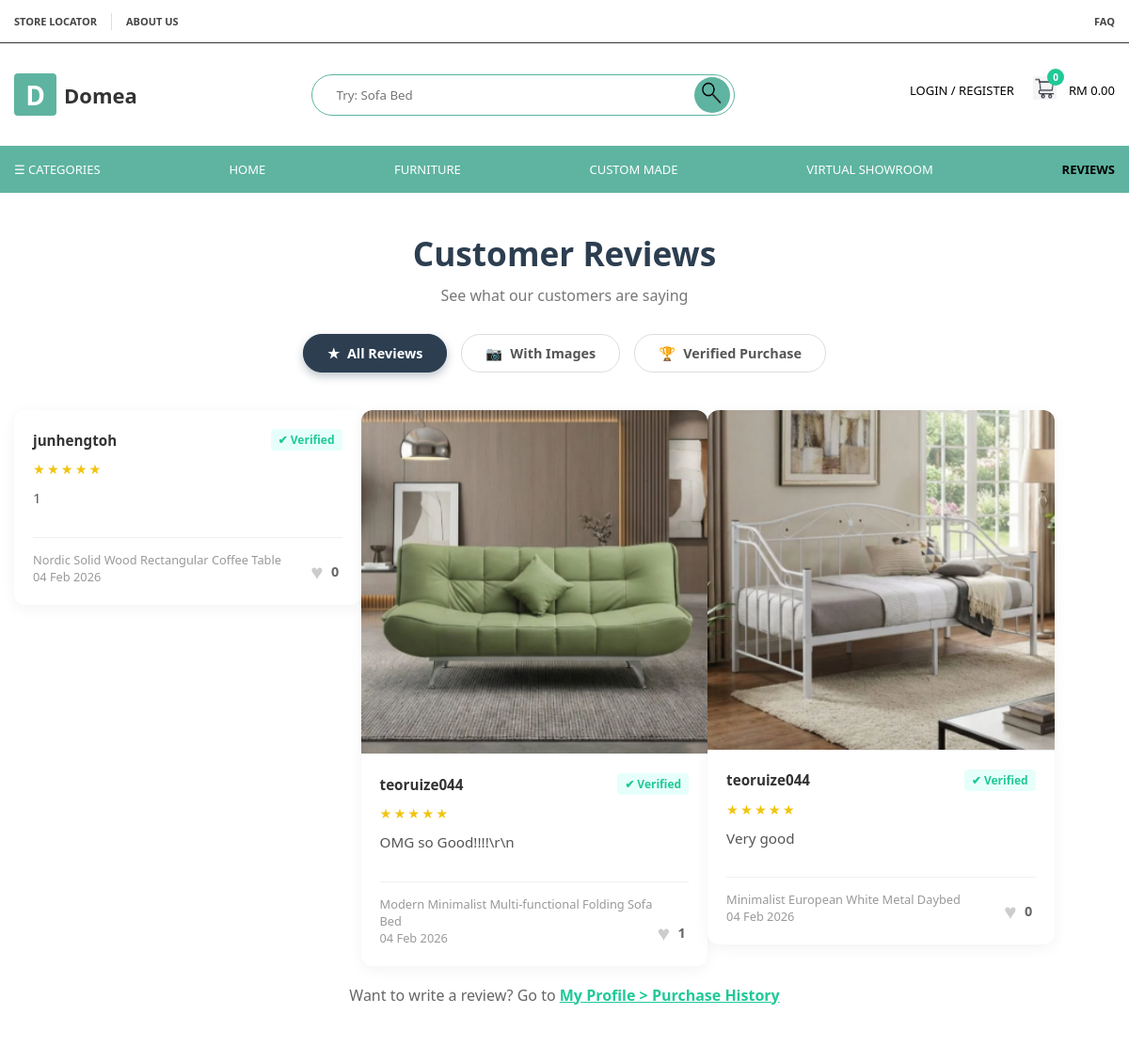
The app's page /REVIEWS.php with its own data.
### tables this page shows
CREATE TABLE `reviews` (
  `review_id` int(11) NOT NULL,
  `user_id` int(11) NOT NULL,
  `product_id` int(11) NOT NULL,
  `rating` int(1) NOT NULL,
  `comment` text DEFAULT NULL,
  `image_url` varchar(255) DEFAULT NULL,
  `is_visible` tinyint(1) DEFAULT 1,
  `created_at` timestamp NOT NULL DEFAULT current_timestamp()
);

CREATE TABLE `users` (
  `user_id` int(11) NOT NULL,
  `username` varchar(50) NOT NULL,
  `email` varchar(100) NOT NULL,
  `password` varchar(255) NOT NULL,
  `phone` varchar(20) DEFAULT NULL,
  `address` text DEFAULT NULL,
  `profile_image` varchar(255) DEFAULT 'default_user.png',
  `role` enum('customer','admin') DEFAULT 'customer',
  `account_status` enum('Active','Banned') DEFAULT 'Active',
  `is_deleted` tinyint(1) DEFAULT 0,
  `created_at` timestamp NOT NULL DEFAULT current_timestamp(),
  `street_1` varchar(255) DEFAULT NULL,
  `street_2` varchar(255) DEFAULT NULL,
  `city` varchar(100) DEFAULT NULL,
  `state` varchar(100) DEFAULT NULL,
  `postcode` varchar(20) DEFAULT NULL
);

CREATE TABLE `products` (
  `product_id` int(11) NOT NULL,
  `category_id` int(11) NOT NULL,
  `product_name` varchar(255) NOT NULL,
  `description` text DEFAULT NULL,
  `price` decimal(10,2) NOT NULL DEFAULT 0.00,
  `stock_quantity` int(11) DEFAULT 0,
  `product_image` varchar(255) DEFAULT 'default_product.png',
  `image_gallery_1` varchar(255) DEFAULT NULL,
  `image_gallery_2` varchar(255) DEFAULT NULL,
  `image_gallery_3` varchar(255) DEFAULT NULL,
  `status` enum('Active','Inactive') DEFAULT 'Active',
  `created_at` timestamp NOT NULL DEFAULT current_timestamp(),
  `brand` varchar(100) DEFAULT NULL,
  `tags` varchar(255) DEFAULT NULL,
  `compare_at_price` decimal(10,2) DEFAULT 0.00,
  `cost_price` decimal(10,2) DEFAULT 0.00,
  `sku` varchar(50) DEFAULT NULL,
  `low_stock_alert` int(11) DEFAULT 5,
  `variants_color` varchar(100) DEFAULT NULL,
  `variants_size` varchar(100) DEFAULT NULL,
  `variants_material` varchar(100) DEFAULT NULL,
  `weight` decimal(10,2) DEFAULT 0.00,
  `dimensions` varchar(50) DEFAULT NULL
);

### REVIEWS.php (the view, shortened to what this page needs)
<?php
$current_user_id = isset($_SESSION['user_id']) ? $_SESSION['user_id'] : 0;
$filter = isset($_GET['filter']) ? $_GET['filter'] : 'all';
$where_clause = "WHERE r.is_visible = 1";
?>
<!DOCTYPE html>
<html lang="en">
<head>
    <link rel="stylesheet" href="style.css">
</head>
<body>
    <?php include 'navbar.php'; ?>
    <div class="page-content">
        <div class="container">
            <div class="page-header">
                <h1>Customer Reviews</h1>
                <p style="color:#777;">See what our customers are saying</p>
            </div>
            <div class="filter-bar">
                <a href="?filter=all" class="filter-btn <?php echo $filter=='all'?'active':''; ?>">
                    <span>★</span> All Reviews
                </a>
                <a href="?filter=images" class="filter-btn <?php echo $filter=='images'?'active':''; ?>">
                    <span>📷</span> With Images
                </a>
                <a href="?filter=verified" class="filter-btn <?php echo $filter=='verified'?'active':''; ?>">
                    <span>🏆</span> Verified Purchase
                </a>
            </div>
            <div class="reviews-grid">
                <?php
                $sql = "SELECT r.*, u.username, p.product_name,
                               (SELECT COUNT(*) FROM review_likes WHERE review_id = r.review_id) as like_count,
                               (SELECT COUNT(*) FROM review_likes WHERE review_id = r.review_id AND user_id = $current_user_id) as is_liked
                        FROM reviews r
                        JOIN users u ON r.user_id = u.user_id
                        JOIN products p ON r.product_id = p.product_id
                        $where_clause
                        ORDER BY r.created_at DESC";
                $result = $conn->query($sql);
                if ($result && $result->num_rows > 0) {
                    while($row = $result->fetch_assoc()) {
                        $star_str = str_repeat("★", $row['rating']) . str_repeat("☆", 5 - $row['rating']);
                        $liked_class = ($row['is_liked'] > 0) ? 'liked' : '';
                        ?>
                        <div class="review-card">
                            <?php if (!empty($row['image_url'])): ?>
                                <img src="<?php echo $row['image_url']; ?>" class="card-img-top" alt="Review Image">
                            <?php endif; ?>
                            <div class="card-body">
                                <div class="user-info">
                                    <span class="user-name"><?php echo htmlspecialchars($row['username']); ?></span>
                                    <span class="verified-badge">✔ Verified</span>
                                </div>
                                <div class="stars"><?php echo $star_str; ?></div>
                                <div class="review-text">
                                    <?php echo nl2br(htmlspecialchars($row['comment'])); ?>
                                </div>
                                <div class="review-footer">
                                    <div class="product-meta">
                                        <?php echo htmlspecialchars($row['product_name']); ?> <br>
                                        <?php echo date('d M Y', strtotime($row['created_at'])); ?>
                                    </div>
                                    <div class="like-section" onclick="toggleLike(this, <?php echo $row['review_id']; ?>)">
                                        <div class="heart-icon <?php echo $liked_class; ?>">♥</div>
                                        <div class="like-count"><?php echo $row['like_count']; ?></div>
                                    </div>
                                </div>
                            </div>
                        </div>
                        <?php
                    }
                } else {
                    echo "<p style='text-align:center; color:#999; width: 100%; padding: 50px;'>No reviews found.</p>";
                }
                ?>
            </div>
            <div style="text-align:center; margin-top:60px; color:#666; clear:both;">
                <p>Want to write a review? Go to <a href="USER-DASHBOARD.php" style="color:#20c997; font-weight:bold;">My Profile > Purchase History</a></p>
            </div>
        </div>
    </div>
</body>
</html>

### style.css (style rules this page uses)
* { margin: 0; padding: 0; box-sizing: border-box; font-family: 'Segoe UI', Tahoma, Geneva, Verdana, sans-serif; }
.container { max-width: 1300px; margin: 0 auto; padding: 0 15px; height: 100%; }
.user-info { display: flex; align-items: center; gap: 25px; font-size: 13px; }
.page-content { margin-top: 205px; background: white; }

### REVIEWS.php (style rules this page uses)
body { background-color: #f8f9fa; font-family: 'Segoe UI', sans-serif; }
.page-content { padding-top: 40px; padding-bottom: 60px; }
.page-header { text-align: center; margin-bottom: 30px; }
.page-header h1 { color: #2c3e50; font-size: 2.2rem; font-weight: 700; margin-bottom: 10px; }
.filter-bar { display: flex; justify-content: center; gap: 15px; margin-bottom: 40px; flex-wrap: wrap; }
.filter-btn { background: #fff; border: 1px solid #ddd; padding: 10px 25px; border-radius: 20px; color: #555; cursor: pointer; font-weight: 600; text-decoration: none; display: flex; align-items: center; gap: 8px; transition: 0.2s; font-size: 0.9rem; }
.filter-btn.active { background: #2c3e50; color: white; border-color: #2c3e50; box-shadow: 0 4px 10px rgba(44,62,80,0.3); }
.reviews-grid { max-width: 1300px; margin: 0 auto; position: relative; }
.review-card { background: white; border-radius: 12px; overflow: hidden; box-shadow: 0 4px 15px rgba(0,0,0,0.05); transition: transform 0.2s; width: 23.5%; margin-bottom: 20px; float: left; }
@media (max-width: 1200px) { .review-card { width: 31.5%; } }
.card-img-top { width: 100%; height: auto; display: block; background-color: #f9f9f9; border-bottom: 1px solid #eee; cursor: zoom-in; }
.card-body { padding: 20px; display: flex; flex-direction: column; }
.user-info { display: flex; justify-content: space-between; align-items: center; margin-bottom: 10px; }
.user-name { font-weight: 700; color: #333; font-size: 0.95rem; }
.verified-badge { background: #e6fffa; color: #20c997; padding: 3px 8px; border-radius: 4px; font-size: 0.75rem; font-weight: bold; }
.stars { color: #f1c40f; margin-bottom: 10px; font-size: 0.9rem; letter-spacing: 2px; }
.review-text { color: #555; font-size: 0.95rem; line-height: 1.5; margin-bottom: 15px; word-wrap: break-word; }
.review-footer { display: flex; justify-content: space-between; align-items: flex-end; margin-top: 15px; padding-top: 15px; border-top: 1px solid #f0f0f0; }
.product-meta { font-size: 0.8rem; color: #999; line-height: 1.4; }
.like-section { display: flex; align-items: center; gap: 5px; cursor: pointer; }
.heart-icon { font-size: 1.4rem; color: #ccc; transition: 0.3s; }
.like-count { font-size: 0.9rem; color: #666; font-weight: 600; min-width: 15px; text-align: center; }

### records on screen
reviews: user.username "junhengtoh", rating "★★★★★", comment "1", product.product_name "Nordic Solid Wood Rectangular Coffee Table", created_at "04 Feb 2026", like_count "0"
reviews: image_url (picture), user.username "teoruize044", rating "★★★★★", comment "OMG so Good!!!!\\r\\n", product.product_name "Modern Minimalist Multi-functional Folding Sofa Bed", created_at "04 Feb 2026", like_count "1"
reviews: image_url (picture), user.username "teoruize044", rating "★★★★★", comment "Very good", product.product_name "Minimalist European White Metal Daybed", created_at "04 Feb 2026", like_count "0"

### other values on screen
$nav_cart_count "0"
$nav_cart_total "0.00"
